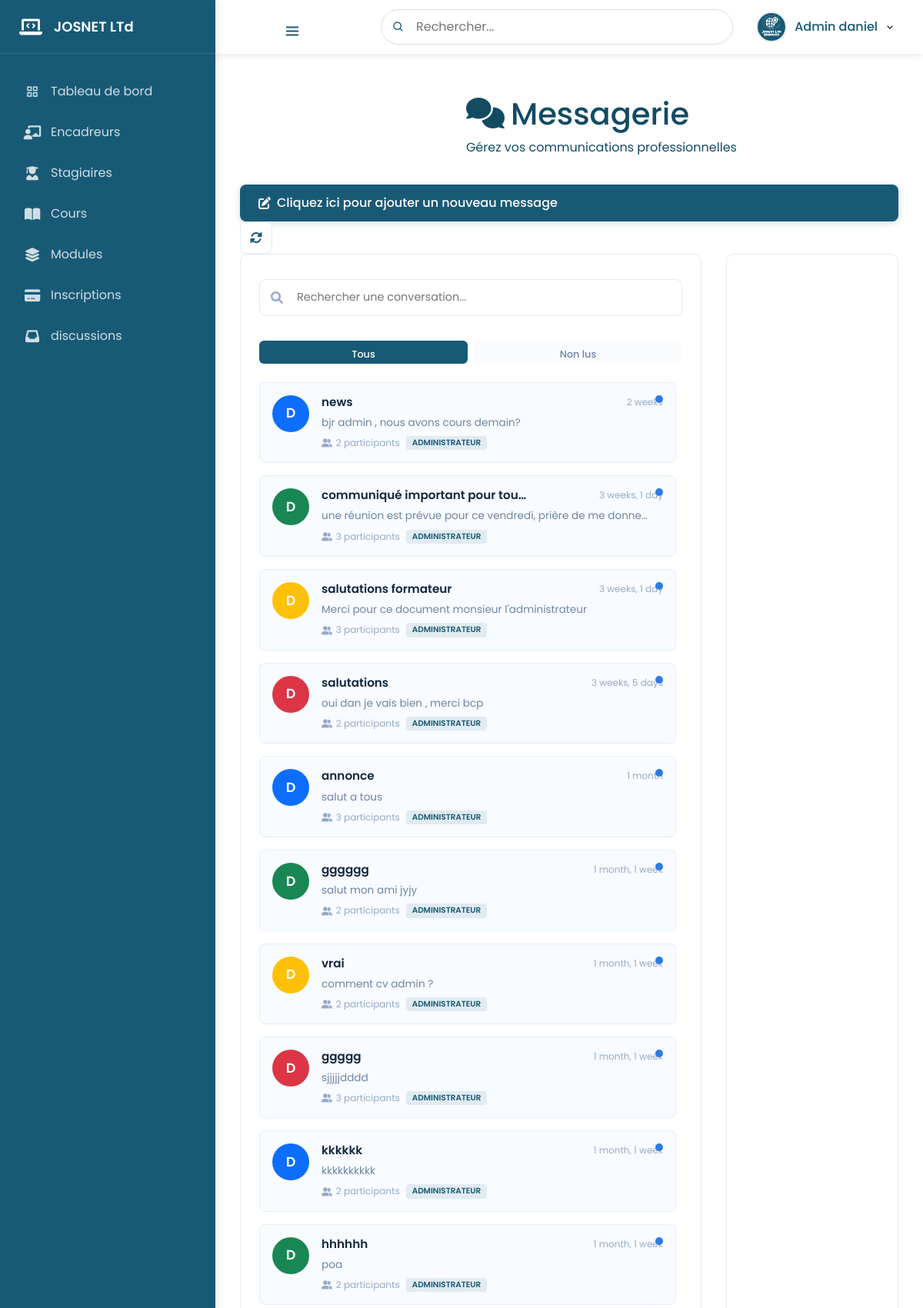
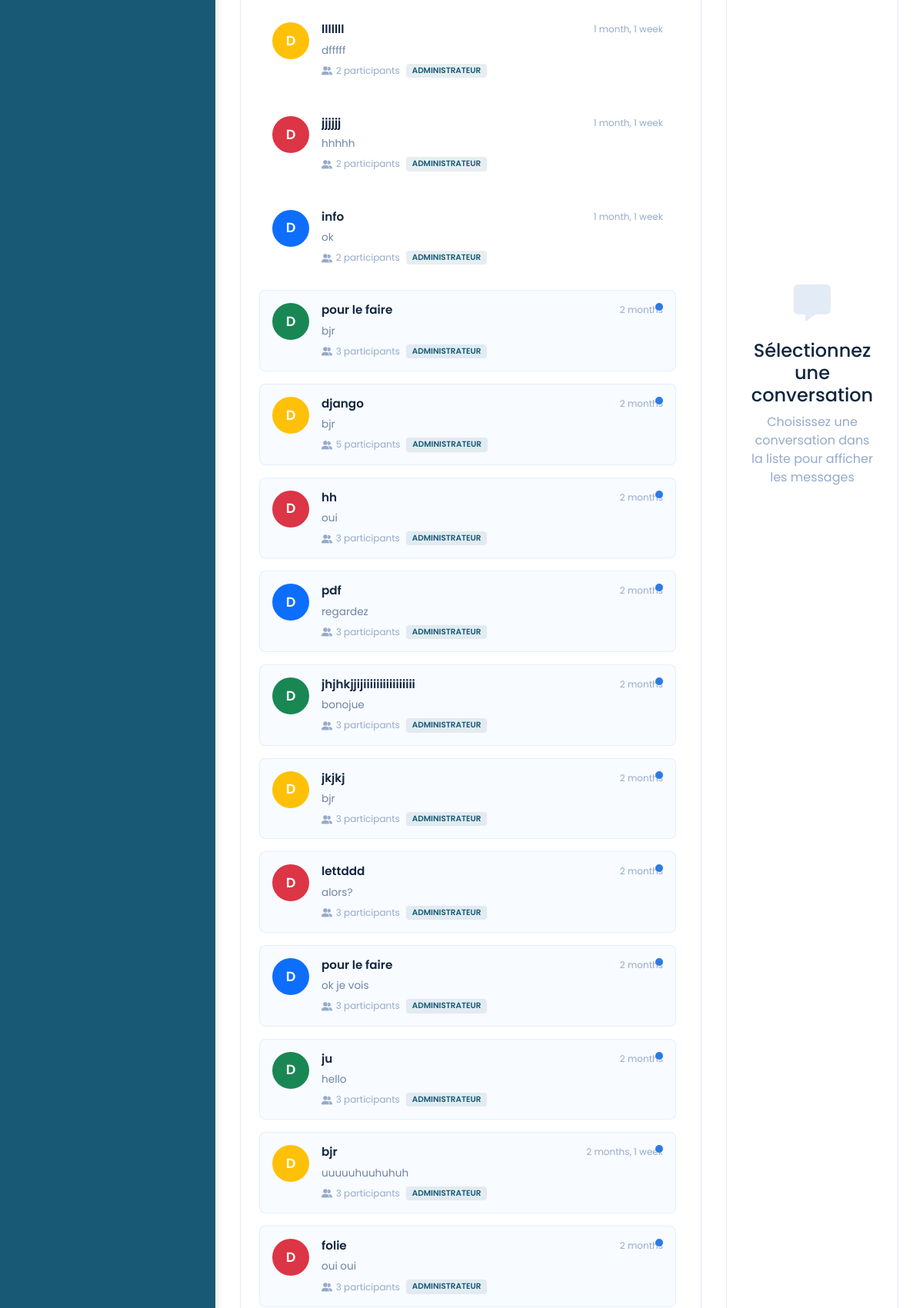
The page /messagerie/ (signed in, upper part) on the database its author committed (2 pictures, top to bottom).
### inscription/models.py (models this page shows, shortened)
class Conversation(models.Model):
    sujet = models.CharField(max_length=200)
    participants = models.ManyToManyField(User, related_name='conversations')
    date_creation = models.DateTimeField(default=timezone.now)
    est_groupe = models.BooleanField(default=False)

class Message(models.Model):
    conversation = models.ForeignKey(Conversation, on_delete=models.CASCADE, related_name='messages')
    expediteur = models.ForeignKey(User, on_delete=models.CASCADE, related_name='messages_envoyes')
    contenu = models.TextField()
    fichier = models.FileField(upload_to='messages/fichiers/', null=True, blank=True)
    image = models.ImageField(upload_to='messages/images/', null=True, blank=True)
    date_envoi = models.DateTimeField(default=timezone.now)
    class Meta:
        ordering = ['date_envoi']

### inscription/views.py (the view)
@login_required
def boite_reception(request):
    conversations = Conversation.objects.filter(participants=request.user).prefetch_related(
        'messages',
        'participants'
    ).order_by('-date_creation')
    conversations_data = []
    for conv in conversations:
        dernier_msg = conv.messages.last()
        if dernier_msg:
            statut = StatutMessage.objects.filter(
                message=dernier_msg,
                utilisateur=request.user
            ).first()
            conversations_data.append({
                'conversation': conv,
                'dernier_message': dernier_msg,
                'non_lu': not statut.est_lu if statut else False
            })
    return render(request, 'messagerie/boite_reception.html', {
        'conversations': conversations_data
    })

### inscription/templatetags/user_tags.py (called while the page is built)
@register.simple_tag
def get_user_role(user):
    if user.is_staff:
        return "Administrateur"
    if hasattr(user, 'formateur'):
        return "Formateur"
    if hasattr(user, 'apprenant'):
        return "Apprenant"
    return "Utilisateur"

### inscription/templates/messagerie/boite_reception.html (shortened to what this page needs)
{% extends 'index.html' %}
{% load user_tags %}
{% block content %}
<div class="messaging-container">
    <div class="messaging-header">
        <div class="header-content" style="margin-left: 32%; padding: 20px; color: #134b63;">
            <h1 class="messaging-title">
                <i class="fas fa-comments me-2"></i>Messagerie
            </h1>
            <p class="messaging-subtitle">Gérez vos communications professionnelles</p>
        </div>
        <div class="header-actions">
            <a href="{% url 'messagerie:nouvelle_conversation' %}" class="btn btn-compose">
                <i class="fas fa-edit me-2"></i>Cliquez ici pour ajouter un nouveau message
            </a>
            <button class="btn btn-refresh" id="refreshMessages">
                <i class="fas fa-sync-alt"></i>
            </button>
        </div>
    </div>
    <div class="messaging-wrapper">
        <div class="conversation-sidebar">
            <div class="search-conversation">
                <i class="fas fa-search"></i>
                <input type="text" placeholder="Rechercher une conversation..." id="searchConversations">
            </div>
            <div class="conversation-filters">
                <button class="filter-btn active" data-filter="all">Tous</button>
                <button class="filter-btn" data-filter="unread">Non lus</button>
            </div>
            <div class="conversation-list" id="conversationList">
                {% for conv_data in conversations %}
                <div class="conversation-item {% if not conv_data.non_lu %}unread{% endif %}"
                     data-conversation-id="{{ conv_data.conversation.id }}"
                     data-read-status="{% if conv_data.non_lu %}read{% else %}unread{% endif %}">
                    <a href="{% url 'messagerie:voir_conversation' conv_data.conversation.id %}" class="conversation-link">
                        <div class="conversation-avatar">
                            {% with participant=conv_data.conversation.participants.exclude|first %}
                            <div class="avatar {% cycle 'bg-primary' 'bg-success' 'bg-warning' 'bg-danger' %}">
                                {{ participant.get_full_name|default:participant.username|first|upper }}
                            </div>
                            {% endwith %}
                        </div>
                        <div class="conversation-content">
                            <div class="conversation-header">
                                <h5>{{ conv_data.conversation.sujet|truncatechars:30 }}</h5>
                                <span class="conversation-time">{{ conv_data.dernier_message.date_envoi|timesince }}</span>
                            </div>
                            <p class="conversation-preview">
                                {{ conv_data.dernier_message.contenu|truncatechars:60 }}
                            </p>
                            <div class="conversation-meta">
                                <span class="participants">
                                    <i class="fas fa-user-friends"></i>
                                    {{ conv_data.conversation.participants.count }} participant{{ conv_data.conversation.participants.count|pluralize }}
                                </span>
                                <span class="badge role-badge">
                                    {% with participant=conv_data.conversation.participants.exclude|first %}
                                    {% get_user_role participant %}
                                    {% endwith %}
                                </span>
                            </div>
                        </div>
                        {% if not conv_data.non_lu %}
                        <div class="unread-badge"></div>
                        {% endif %}
                    </a>
                </div>
                {% endfor %}
            </div>
        </div>
        <div class="message-viewer" id="messageViewer">
            <div class="empty-message">
                <i class="fas fa-comment-alt fa-3x"></i>
                <h4>Sélectionnez une conversation</h4>
                <p>Choisissez une conversation dans la liste pour afficher les messages</p>
            </div>
        </div>
    </div>
</div>
{% endblock %}

### inscription/templates/navbar.html (shortened to what this page needs)
{% load static %}
<div class="admin-sidebar">
   <a href="{% url 'accueil' %}" class="sidebar-header" style="display: flex; align-items: center; text-decoration: none; color: inherit;">
    <i class="fas fa-laptop-code"></i>
    <span class="logo-name">JOSNET LTd</span>
</a>
    <ul class="sidebar-menu">
        <li class="menu-item">
            <a href="{% url 'dashboard' %}">
                <i class="bx bx-grid-alt"></i>
                <span>Tableau de bord</span>
            </a>
        </li>
        <li class="menu-item">
            <a href="{% url 'pageform' %}">
                <i class="fas fa-chalkboard-teacher"></i>
                <span>Encadreurs</span>
            </a>
        </li>
        <li class="menu-item">
            <a href="{% url 'pageappr' %}">
                <i class="fas fa-user-graduate"></i>
                <span>Stagiaires</span>
            </a>
        </li>
        <li class="menu-item">
            <a href="{% url 'liste_cours' %}">
                <i class="fas fa-book-open"></i>
                <span>Cours</span>
            </a>
        </li>
        <li class="menu-item">
            <a href="{% url 'liste_module' %}">
                <i class="fas fa-layer-group"></i>
                <span>Modules</span>
            </a>
        </li>
        <li class="menu-item">
            <a href="{% url 'gestion_paiements' %}">
                <i class="fas fa-credit-card"></i>
                <span>Inscriptions</span>
            </a>
        </li>
        <li class="menu-item">
    <a href="{% url 'messagerie:boite_reception' %}" class="nav-link">
    <i class="fas fa-inbox"></i> discussions
</a>
      </li>
    </ul>
</div>
<nav class="admin-topbar">
     <div class="left-section">
    <button class="sidebar-toggle">
        <i class="bx bx-menu"></i>
    </button>
</div>
    <div class="search-section">
        <div class="search-container">
            <i class="bx bx-search"></i>
            <input type="text" placeholder="Rechercher..." class="search-input">
        </div>
    </div>
    <div class="right-section">
        <div class="profile-dropdown">
            <img src="{% static 'images/logo.jpg' %}" alt="Admin" class="profile-img">
            <span class="admin-name">Admin  {{user}}</span>
            <i class="bx bx-chevron-down"></i>
        </div>
    </div>
</nav>

### inscription/static/css/style.css (style rules this page uses)
* { margin: 0; padding: 0; box-sizing: border-box; font-family: "Poppins", sans-serif; }
input, textarea, select { margin-bottom: 10px; box-sizing: border-box; width: 100%; margin: 8px 0; padding: 8px 5px; border-radius: 5px; border: 1px solid #ccc; }
button { background-color: #185a76; color: white; width: 150px; height: 30px; border: 1px solid #ccc; font-size: 15px; border-radius: 5px; }

### inscription/templates/index.html (style rules this page uses)
:root { --primary-color: #185a76; --primary-light: rgba(24, 90, 118, 0.1); --primary-hover: #134b63; --text-dark: #2c3e50; --border-radius: 8px; --box-shadow: 0 4px 12px rgba(0, 0, 0, 0.08); }

### inscription/templates/navbar.html (style rules this page uses)
:root { --primary-color: #0a455e; --primary-dark: #185a76; --primary-light: #e9f7fe; --sidebar-width: 280px; --topbar-height: 70px; --transition-speed: 0.3s; }
.admin-sidebar { position: fixed; top: 0; left: 0; width: var(--sidebar-width); height: 100vh; background: var(--primary-color); color: white; transition: all var(--transition-speed) ease; z-index: 1000; display: flex; flex-direction: column; box-shadow: 2px 0 10px rgba(0, 0, 0, 0.1); }
.sidebar-header { display: flex; align-items: center; padding: 0 25px; height: var(--topbar-height); border-bottom: 1px solid rgba(255, 255, 255, 0.1); }
.sidebar-header i { font-size: 24px; margin-right: 15px; color: white; }
.logo-name { font-size: 18px; font-weight: 600; color: white; }
.sidebar-menu { flex: 1; overflow-y: auto; padding: 20px 0; margin: 0; list-style: none; }
.menu-item { margin: 5px 15px; }
.menu-item a { display: flex; align-items: center; padding: 12px 15px; color: rgba(255, 255, 255, 0.8); text-decoration: none; border-radius: 6px; transition: all var(--transition-speed) ease; position: relative; }
.menu-item i { font-size: 18px; margin-right: 12px; width: 24px; text-align: center; }
.admin-topbar { position: fixed; top: 0; left: var(--sidebar-width); right: 0; height: var(--topbar-height); background: white; display: flex; align-items: center; justify-content: space-between; padding: 0 25px; box-shadow: 0 2px 10px rgba(0, 0, 0, 0.1); z-index: 999; transition: all var(--transition-speed) ease; }
.left-section { display: flex; align-items: center; }
.sidebar-toggle { background: none; border: none; font-size: 24px; color: var(--primary-color); margin-right: 20px; cursor: pointer; padding: 5px; border-radius: 4px; transition: all var(--transition-speed) ease; }
.search-section { flex: 1; max-width: 500px; margin: 0 20px; }
.search-container { position: relative; }
.search-container i { position: absolute; left: 15px; top: 50%; transform: translateY(-50%); color: var(--primary-color); }
.search-input { width: 100%; padding: 10px 15px 10px 45px; border: 1px solid #ddd; border-radius: 25px; outline: none; transition: all var(--transition-speed) ease; }
.right-section { display: flex; align-items: center; }
.profile-dropdown { position: relative; display: flex; align-items: center; cursor: pointer; padding: 5px 10px; border-radius: 25px; transition: all var(--transition-speed) ease; }
.profile-img { width: 40px; height: 40px; border-radius: 50%; object-fit: cover; margin-right: 10px; border: 2px solid var(--primary-light); }
.admin-name { font-weight: 500; color: var(--primary-dark); margin-right: 8px; }

### rows shown on the page
Conversation: conversation.participants.get_full_name|first "D", conversation.sujet "news", dernier_message.date_envoi "2 weeks", dernier_message.contenu "bjr admin , nous avons cours demain?", conversation.participants.count "2"
Conversation: conversation.participants.get_full_name|first "D", conversation.sujet "communiqué important pour tou…", dernier_message.date_envoi "3 weeks, 1 day", dernier_message.contenu "une réunion est prévue pour ce vendredi, prière de me donne…", conversation.participants.count "3"
Conversation: conversation.participants.get_full_name|first "D", conversation.sujet "salutations formateur", dernier_message.date_envoi "3 weeks, 1 day", dernier_message.contenu "Merci pour ce document monsieur l'administrateur", conversation.participants.count "3"
Conversation: conversation.participants.get_full_name|first "D", conversation.sujet "salutations", dernier_message.date_envoi "3 weeks, 5 days", dernier_message.contenu "oui dan je vais bien , merci bcp", conversation.participants.count "2"
Conversation: conversation.participants.get_full_name|first "D", conversation.sujet "annonce", dernier_message.date_envoi "1 month", dernier_message.contenu "salut a tous", conversation.participants.count "3"
Conversation: conversation.participants.get_full_name|first "D", conversation.sujet "gggggg", dernier_message.date_envoi "1 month, 1 week", dernier_message.contenu "salut mon ami jyjy", conversation.participants.count "2"
Conversation: conversation.participants.get_full_name|first "D", conversation.sujet "vrai", dernier_message.date_envoi "1 month, 1 week", dernier_message.contenu "comment cv admin ?", conversation.participants.count "2"
Conversation: conversation.participants.get_full_name|first "D", conversation.sujet "ggggg", dernier_message.date_envoi "1 month, 1 week", dernier_message.contenu "sjjjjjdddd", conversation.participants.count "3"
Conversation: conversation.participants.get_full_name|first "D", conversation.sujet "kkkkkk", dernier_message.date_envoi "1 month, 1 week", dernier_message.contenu "kkkkkkkkkk", conversation.participants.count "2"
Conversation: conversation.participants.get_full_name|first "D", conversation.sujet "hhhhhh", dernier_message.date_envoi "1 month, 1 week", dernier_message.contenu "poa", conversation.participants.count "2"
Conversation: conversation.participants.get_full_name|first "D", conversation.sujet "lllllll", dernier_message.date_envoi "1 month, 1 week", dernier_message.contenu "dfffff", conversation.participants.count "2"
Conversation: conversation.participants.get_full_name|first "D", conversation.sujet "jjjjjj", dernier_message.date_envoi "1 month, 1 week", dernier_message.contenu "hhhhh", conversation.participants.count "2"
Conversation: conversation.participants.get_full_name|first "D", conversation.sujet "info", dernier_message.date_envoi "1 month, 1 week", dernier_message.contenu "ok", conversation.participants.count "2"
Conversation: conversation.participants.get_full_name|first "D", conversation.sujet "pour le faire", dernier_message.date_envoi "2 months", dernier_message.contenu "bjr", conversation.participants.count "3"
Conversation: conversation.participants.get_full_name|first "D", conversation.sujet "django", dernier_message.date_envoi "2 months", dernier_message.contenu "bjr", conversation.participants.count "5"
Conversation: conversation.participants.get_full_name|first "D", conversation.sujet "hh", dernier_message.date_envoi "2 months", dernier_message.contenu "oui", conversation.participants.count "3"
Conversation: conversation.participants.get_full_name|first "D", conversation.sujet "pdf", dernier_message.date_envoi "2 months", dernier_message.contenu "regardez", conversation.participants.count "3"
Conversation: conversation.participants.get_full_name|first "D", conversation.sujet "jhjhkjjijiiiiiiiiiiiiiiii", dernier_message.date_envoi "2 months", dernier_message.contenu "bonojue", conversation.participants.count "3"
Conversation: conversation.participants.get_full_name|first "D", conversation.sujet "jkjkj", dernier_message.date_envoi "2 months", dernier_message.contenu "bjr", conversation.participants.count "3"
Conversation: conversation.participants.get_full_name|first "D", conversation.sujet "lettddd", dernier_message.date_envoi "2 months", dernier_message.contenu "alors?", conversation.participants.count "3"
Conversation: conversation.participants.get_full_name|first "D", conversation.sujet "pour le faire", dernier_message.date_envoi "2 months", dernier_message.contenu "ok je vois", conversation.participants.count "3"
Conversation: conversation.participants.get_full_name|first "D", conversation.sujet "ju", dernier_message.date_envoi "2 months", dernier_message.contenu "hello", conversation.participants.count "3"
Conversation: conversation.participants.get_full_name|first "D", conversation.sujet "bjr", dernier_message.date_envoi "2 months, 1 week", dernier_message.contenu "uuuuuhuuhuhuh", conversation.participants.count "3"
Conversation: conversation.participants.get_full_name|first "D", conversation.sujet "folie", dernier_message.date_envoi "2 months", dernier_message.contenu "oui oui", conversation.participants.count "3"

### other values the page prints
{{ user }} "daniel"
